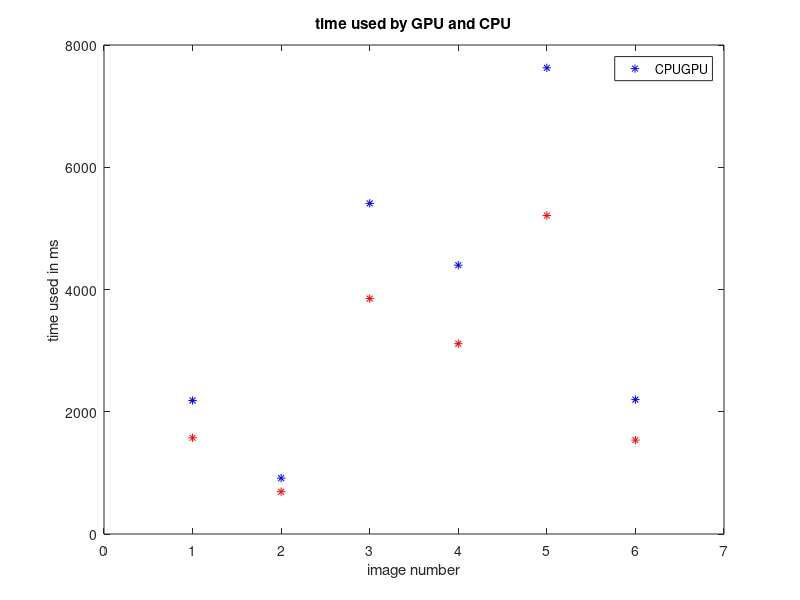

The MATLAB script that drew this image:
gputime = [1573.77, 691.804, 3851.44, 3113.64, 5210.49, 1536.54];
cputime = [2184.4, 913.958, 5408.99, 4398.04, 7626.99, 2198.88];
speedup = gputime./cputime;
x = 1:6;
plot(x,cputime, 'b*', x,gputime,'r*')
xlim([0,7])
xlabel("image number")
ylabel("time used in ms")
legend(["CPU", "GPU"])
title("time used by GPU and CPU")